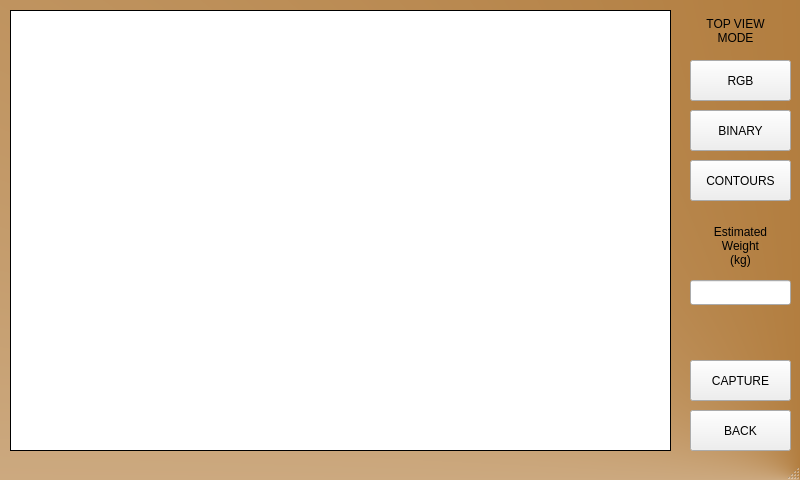
<?xml version="1.0" encoding="UTF-8"?>
<ui version="4.0">
 <class>MainWindow</class>
 <widget class="QMainWindow" name="MainWindow">
  <property name="geometry">
   <rect>
    <x>0</x>
    <y>0</y>
    <width>800</width>
    <height>480</height>
   </rect>
  </property>
  <property name="windowTitle">
   <string>MainWindow</string>
  </property>
  <property name="styleSheet">
   <string notr="true">#MainWindow
{
background-color: qconicalgradient(cx:1, cy:1, angle:0, stop:0 rgba(153, 83, 0, 255), stop:1 rgba(255, 255, 255, 255));
}</string>
  </property>
  <widget class="QWidget" name="centralwidget">
   <widget class="QLabel" name="imageLabel">
    <property name="geometry">
     <rect>
      <x>10</x>
      <y>10</y>
      <width>661</width>
      <height>441</height>
     </rect>
    </property>
    <property name="styleSheet">
     <string notr="true">background-color: rgb(255,255,255);</string>
    </property>
    <property name="frameShape">
     <enum>QFrame::Box</enum>
    </property>
    <property name="text">
     <string/>
    </property>
    <property name="alignment">
     <set>Qt::AlignCenter</set>
    </property>
   </widget>
   <widget class="QLabel" name="label">
    <property name="geometry">
     <rect>
      <x>680</x>
      <y>10</y>
      <width>111</width>
      <height>41</height>
     </rect>
    </property>
    <property name="text">
     <string>TOP VIEW
MODE</string>
    </property>
    <property name="alignment">
     <set>Qt::AlignCenter</set>
    </property>
   </widget>
   <widget class="QPushButton" name="cntsButton">
    <property name="geometry">
     <rect>
      <x>690</x>
      <y>160</y>
      <width>101</width>
      <height>41</height>
     </rect>
    </property>
    <property name="text">
     <string>CONTOURS</string>
    </property>
   </widget>
   <widget class="QPushButton" name="captureButton">
    <property name="geometry">
     <rect>
      <x>690</x>
      <y>360</y>
      <width>101</width>
      <height>41</height>
     </rect>
    </property>
    <property name="text">
     <string>CAPTURE</string>
    </property>
   </widget>
   <widget class="QPushButton" name="rgbButton">
    <property name="geometry">
     <rect>
      <x>690</x>
      <y>60</y>
      <width>101</width>
      <height>41</height>
     </rect>
    </property>
    <property name="text">
     <string>RGB</string>
    </property>
   </widget>
   <widget class="QPushButton" name="binButton">
    <property name="geometry">
     <rect>
      <x>690</x>
      <y>110</y>
      <width>101</width>
      <height>41</height>
     </rect>
    </property>
    <property name="text">
     <string>BINARY</string>
    </property>
   </widget>
   <widget class="QLineEdit" name="weightTB">
    <property name="geometry">
     <rect>
      <x>690</x>
      <y>280</y>
      <width>101</width>
      <height>25</height>
     </rect>
    </property>
   </widget>
   <widget class="QLabel" name="label_2">
    <property name="geometry">
     <rect>
      <x>690</x>
      <y>220</y>
      <width>101</width>
      <height>51</height>
     </rect>
    </property>
    <property name="text">
     <string>Estimated
Weight
(kg)</string>
    </property>
    <property name="alignment">
     <set>Qt::AlignCenter</set>
    </property>
   </widget>
   <widget class="QPushButton" name="backButton">
    <property name="geometry">
     <rect>
      <x>690</x>
      <y>410</y>
      <width>101</width>
      <height>41</height>
     </rect>
    </property>
    <property name="text">
     <string>BACK</string>
    </property>
   </widget>
  </widget>
  <widget class="QMenuBar" name="menubar">
   <property name="geometry">
    <rect>
     <x>0</x>
     <y>0</y>
     <width>800</width>
     <height>21</height>
    </rect>
   </property>
  </widget>
  <widget class="QStatusBar" name="statusbar"/>
 </widget>
 <resources/>
 <connections/>
</ui>
